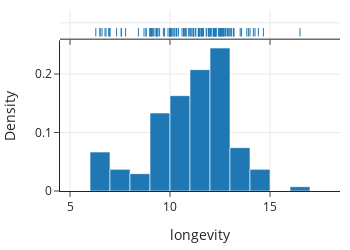

Notebook code for this chart:
### Markdown cell above
Visual displays of a feature can help us see patterns in observations; they are often much better than direct examination of the numbers or strings in a feature themselves. 
The simple rug plot locates each observation as a "yarn" in a
"rug" along an axis. The rug plot can be useful when we have a handful of observations,
but it soon gets difficult to distinguish high density (most populated) regions
with, say, even 100 observations. The figure below shows a rug plot with about 150 longevity values for dog breeds along the top of a histogram.

### Code cell
f1 = px.histogram(dogs, x="longevity", marginal="rug", nbins=20,
             histnorm='probability',  width=350, height=250)

f1.update_xaxes(range=[4.5, 18.5])                
f1.update_yaxes(title="Density", row=1, col=1)
f1.show()

### Figure 1 — Plotly figure (JSON) as saved in the notebook; plotly's stock layout.template omitted (floating-point values rounded to 4 significant figures; data arrays with more than 128 entries replaced by an {"elided": "..."} marker saying what was removed)
{"data": [{"alignmentgroup": "True", "bingroup": "x", "histnorm": "probability", "hovertemplate": "longevity=%{x}<br>probability=%{y}<extra></extra>", "legendgroup": "", "marker": {"color": "#1F77B4", "pattern": {"shape": ""}}, "name": "", "nbinsx": 20, "offsetgroup": "", "orientation": "v", "showlegend": false, "type": "histogram", "x": {"elided": "172 float values"}, "xaxis": "x", "yaxis": "y"}, {"alignmentgroup": "True", "boxpoints": "all", "fillcolor": "rgba(255,255,255,0)", "hoveron": "points", "hovertemplate": "longevity=%{x}<extra></extra>", "jitter": 0, "legendgroup": "", "line": {"color": "rgba(255,255,255,0)"}, "marker": {"color": "#1F77B4", "symbol": "line-ns-open"}, "name": "", "offsetgroup": "", "showlegend": false, "type": "box", "x": {"elided": "172 float values"}, "xaxis": "x2", "yaxis": "y2"}], "layout": {"barmode": "relative", "height": 250, "legend": {"tracegroupgap": 0}, "width": 350, "xaxis": {"anchor": "y", "domain": [0, 1], "range": [4.5, 18.5], "title": {"text": "longevity"}, "type": "linear"}, "xaxis2": {"anchor": "y2", "domain": [0, 1], "matches": "x", "range": [4.5, 18.5], "showticklabels": false, "type": "linear"}, "yaxis": {"anchor": "x", "autorange": true, "domain": [0, 0.8316], "range": [0, 0.2573], "title": {"text": "Density"}}, "yaxis2": {"anchor": "x2", "autorange": true, "domain": [0.8416, 1], "matches": "y2", "range": [-0.6169, 0.5], "showline": false, "showticklabels": false, "ticks": "", "type": "category"}}}
